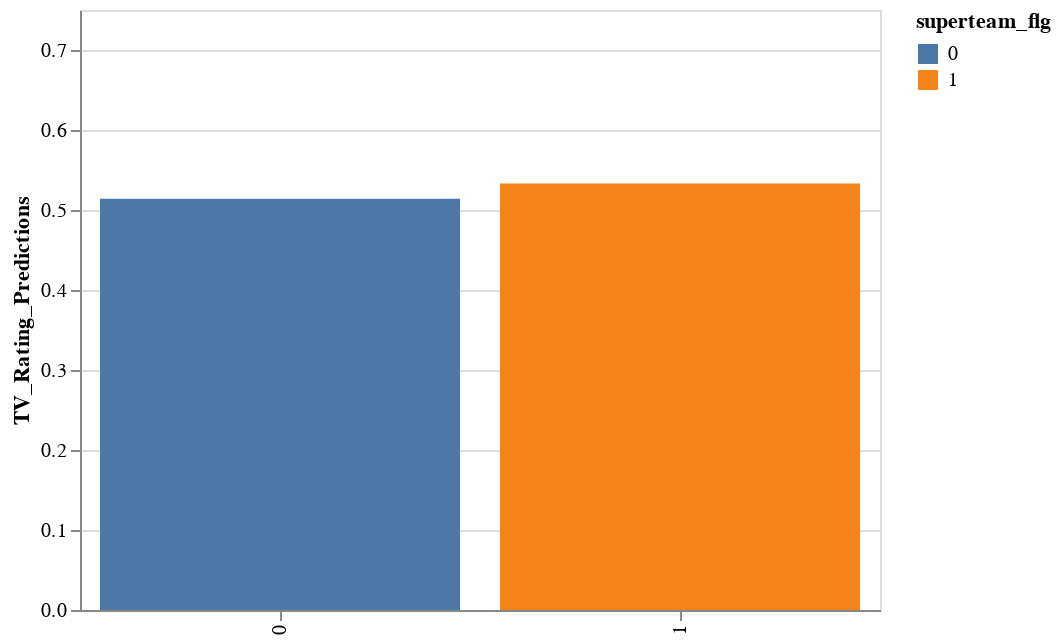

Notebook code cell kept with this figure:
### Code cell
alt.Chart(pdp_predictions).mark_bar().encode(
    x=alt.X('superteam_flg:O', title=''),
    y=alt.Y('TV_Rating_Predictions:Q', scale=alt.Scale(domain=[0, .75])),
    color='superteam_flg:N'
)

### Figure 1 — Vega-Lite specification as saved in the notebook (floating-point values rounded to 4 significant figures)
{"$schema": "https://vega.github.io/schema/vega-lite/v2.6.0.json", "config": {"background": "white", "view": {"height": 300, "width": 400}}, "data": {"name": "data-3ec7eb4c60a284df9fd85efef939a07c"}, "datasets": {"data-3ec7eb4c60a284df9fd85efef939a07c": [{"Day_Of_WeekFri": 0.183, "Day_Of_WeekMon": 0.1444, "Day_Of_WeekSat": 0.1528, "Day_Of_WeekSun": 0.1204, "Day_Of_WeekThu": 0.08863, "Day_Of_WeekTue": 0.1197, "Day_Of_WeekWed": 0.191, "Losses_Entering_Gm": 20.12, "Salaries": 106000000.0, "Season_2014-15": 0, "Season_2015-16": 0, "Season_2016-17": 0.4976, "Season_2017-18": 0.5024, "TV_Rating_Predictions": 0.5141, "Team_Atlanta": 0.03455, "Team_Boston": 0.03433, "Team_Brooklyn": 0, "Team_Charlotte": 0.03476, "Team_Chicago": 0.03455, "Team_Cleveland": 0.03455, "Team_Dallas": 0.03348, "Team_Denver": 0.03412, "Team_Detroit": 0.03476, "Team_Golden State": 0.03455, "Team_Houston": 0.03476, "Team_Indiana": 0.03455, "Team_L.A. Clippers": 0.03476, "Team_L.A. Lakers": 0.03455, "Team_Memphis": 0.03455, "Team_Miami": 0.03455, "Team_Milwaukee": 0.03476, "Team_Minnesota": 0.03455, "Team_New Orleans": 0.03455, "Team_New York": 0.03455, "Team_Oklahoma City": 0.03412, "Team_Orlando": 0.03476, "Team_Philadelphia": 0.03433, "Team_Phoenix": 0.03433, "Team_Portland": 0.03455, "Team_Sacramento": 0.03369, "Team_San Antonio": 0.03433, "Team_Toronto": 0.03455, "Team_Utah": 0.03476, "Team_Washington": 0.03476, "Ticket_Value_Predictions": 0.4043, "Tot_RPM": -0.002952, "Tot_WINS": 0.005754, "WIN_Perc": 0.5076, "Wins_Entering_Gm": 20.82, "market_size": 2.205, "player1_DRPM": 0.1265, "player1_ORPM": 1.478, "player1_RPM": 1.604, "player1_RPM_portion": 0.0001801, "player1_WINS": 7.431, "player1_WINS_portion": 0.0008481, "player1_minutes": 36.43, "player2_DRPM": -0.03621, "player2_ORPM": 1.03, "player2_RPM": 0.9943, "player2_RPM_portion": 0.0001177, "player2_WINS": 6.118, "player2_WINS_portion": 0.0007475, "player2_minutes": 33.97, "player3_DRPM": 0.1707, "player3_ORPM": 0.4182, "player3_RPM": 0.5889, "player3_RPM_portion": 7.189e-05, "player3_WINS": 5.178, "player3_WINS_portion": 0.0006757, "player3_minutes": 31.74, "player4_DRPM": 0.1226, "player4_ORPM": 0.02932, "player4_RPM": 0.1519, "player4_RPM_portion": 1.612e-05, "player4_WINS": 4.279, "player4_WINS_portion": 0.0006021, "player4_minutes": 29.42, "player5_DRPM": 0.1511, "player5_ORPM": -0.3576, "player5_RPM": -0.2065, "player5_RPM_portion": -3.604e-05, "player5_WINS": 3.537, "player5_WINS_portion": 0.0005522, "player5_minutes": 26.64, "player6_DRPM": -0.1128, "player6_ORPM": -0.5993, "player6_RPM": -0.7121, "player6_RPM_portion": -0.000136, "player6_WINS": 2.61, "player6_WINS_portion": 0.0004732, "player6_minutes": 22.92, "player7_DRPM": -0.02517, "player7_ORPM": -0.8544, "player7_RPM": -0.8796, "player7_RPM_portion": -0.0001949, "player7_WINS": 2.204, "player7_WINS_portion": 0.0004635, "player7_minutes": 19.76, "player8_DRPM": 0.07333, "player8_ORPM": -1.088, "player8_RPM": -1.014, "player8_RPM_portion": -0.0002696, "player8_WINS": 1.83, "player8_WINS_portion": 0.0004622, "player8_minutes": 16.69, "superteam_flg": 0}, {"Day_Of_WeekFri": 0.183, "Day_Of_WeekMon": 0.1444, "Day_Of_WeekSat": 0.1528, "Day_Of_WeekSun": 0.1204, "Day_Of_WeekThu": 0.08863, "Day_Of_WeekTue": 0.1197, "Day_Of_WeekWed": 0.191, "Losses_Entering_Gm": 20.12, "Salaries": 106000000.0, "Season_2014-15": 0, "Season_2015-16": 0, "Season_2016-17": 0.4976, "Season_2017-18": 0.5024, "TV_Rating_Predictions": 0.5331, "Team_Atlanta": 0.03455, "Team_Boston": 0.03433, "Team_Brooklyn": 0, "Team_Charlotte": 0.03476, "Team_Chicago": 0.03455, "Team_Cleveland": 0.03455, "Team_Dallas": 0.03348, "Team_Denver": 0.03412, "Team_Detroit": 0.03476, "Team_Golden State": 0.03455, "Team_Houston": 0.03476, "Team_Indiana": 0.03455, "Team_L.A. Clippers": 0.03476, "Team_L.A. Lakers": 0.03455, "Team_Memphis": 0.03455, "Team_Miami": 0.03455, "Team_Milwaukee": 0.03476, "Team_Minnesota": 0.03455, "Team_New Orleans": 0.03455, "Team_New York": 0.03455, "Team_Oklahoma City": 0.03412, "Team_Orlando": 0.03476, "Team_Philadelphia": 0.03433, "Team_Phoenix": 0.03433, "Team_Portland": 0.03455, "Team_Sacramento": 0.03369, "Team_San Antonio": 0.03433, "Team_Toronto": 0.03455, "Team_Utah": 0.03476, "Team_Washington": 0.03476, "Ticket_Value_Predictions": 0.4466, "Tot_RPM": -0.002952, "Tot_WINS": 0.005754, "WIN_Perc": 0.5076, "Wins_Entering_Gm": 20.82, "market_size": 2.205, "player1_DRPM": 0.1265, "player1_ORPM": 1.478, "player1_RPM": 1.604, "player1_RPM_portion": 0.0001801, "player1_WINS": 7.431, "player1_WINS_portion": 0.0008481, "player1_minutes": 36.43, "player2_DRPM": -0.03621, "player2_ORPM": 1.03, "player2_RPM": 0.9943, "player2_RPM_portion": 0.0001177, "player2_WINS": 6.118, "player2_WINS_portion": 0.0007475, "player2_minutes": 33.97, "player3_DRPM": 0.1707, "player3_ORPM": 0.4182, "player3_RPM": 0.5889, "player3_RPM_portion": 7.189e-05, "player3_WINS": 5.178, "player3_WINS_portion": 0.0006757, "player3_minutes": 31.74, "player4_DRPM": 0.1226, "player4_ORPM": 0.02932, "player4_RPM": 0.1519, "player4_RPM_portion": 1.612e-05, "player4_WINS": 4.279, "player4_WINS_portion": 0.0006021, "player4_minutes": 29.42, "player5_DRPM": 0.1511, "player5_ORPM": -0.3576, "player5_RPM": -0.2065, "player5_RPM_portion": -3.604e-05, "player5_WINS": 3.537, "player5_WINS_portion": 0.0005522, "player5_minutes": 26.64, "player6_DRPM": -0.1128, "player6_ORPM": -0.5993, "player6_RPM": -0.7121, "player6_RPM_portion": -0.000136, "player6_WINS": 2.61, "player6_WINS_portion": 0.0004732, "player6_minutes": 22.92, "player7_DRPM": -0.02517, "player7_ORPM": -0.8544, "player7_RPM": -0.8796, "player7_RPM_portion": -0.0001949, "player7_WINS": 2.204, "player7_WINS_portion": 0.0004635, "player7_minutes": 19.76, "player8_DRPM": 0.07333, "player8_ORPM": -1.088, "player8_RPM": -1.014, "player8_RPM_portion": -0.0002696, "player8_WINS": 1.83, "player8_WINS_portion": 0.0004622, "player8_minutes": 16.69, "superteam_flg": 1}]}, "encoding": {"color": {"field": "superteam_flg", "type": "nominal"}, "x": {"field": "superteam_flg", "title": "", "type": "ordinal"}, "y": {"field": "TV_Rating_Predictions", "scale": {"domain": [0, 0.75]}, "type": "quantitative"}}, "mark": "bar"}
